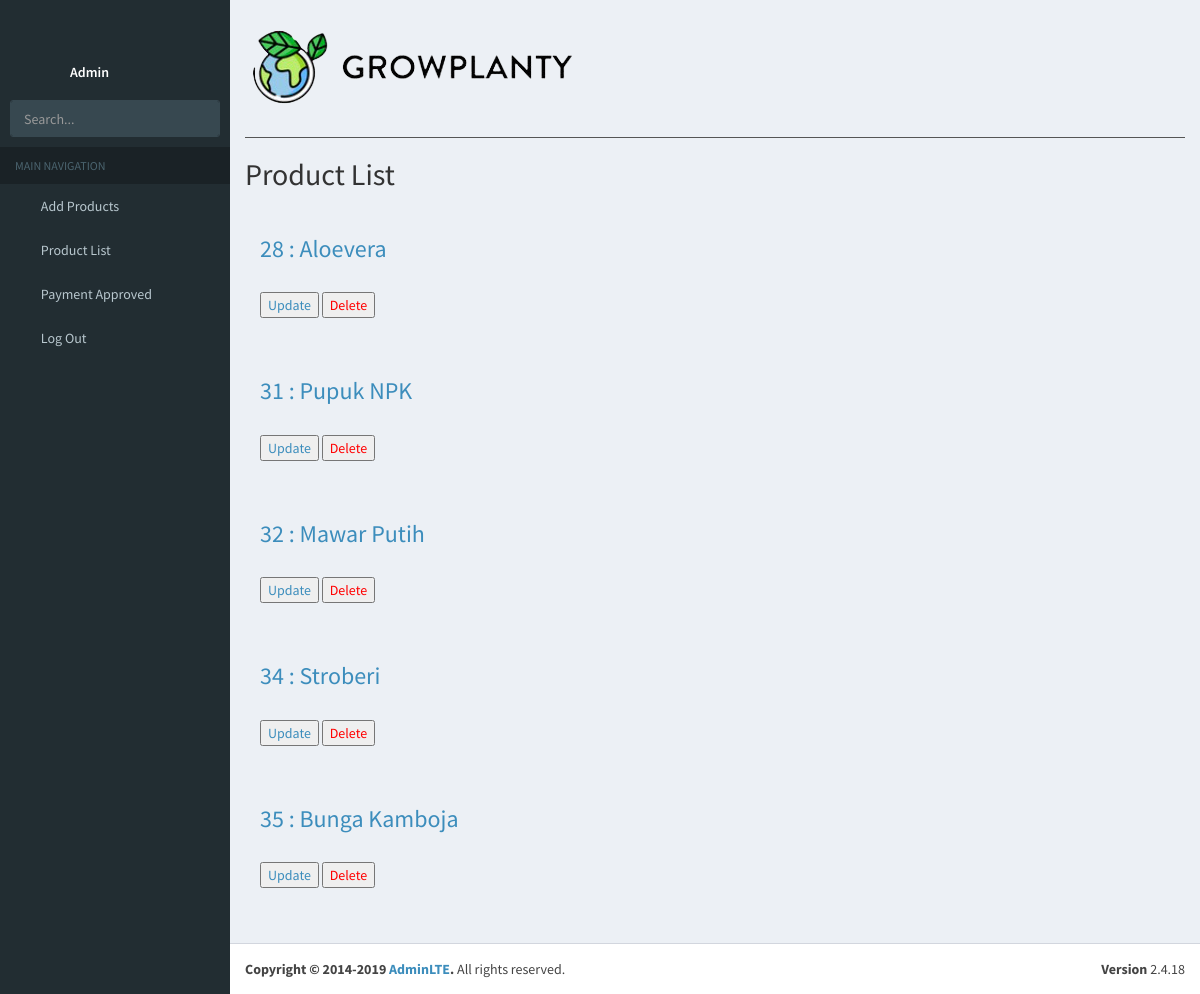
The page /admin/productshow.php (signed in) on the database its author committed.
### tables this page shows
CREATE TABLE `products` (
  `id` int(11) NOT NULL,
  `name` varchar(30) NOT NULL,
  `price` int(11) NOT NULL,
  `picture` varchar(30) NOT NULL,
  `description` mediumtext NOT NULL,
  `category_id` int(11) NOT NULL,
  `created` timestamp NOT NULL DEFAULT current_timestamp(),
  `updated` timestamp NOT NULL DEFAULT current_timestamp()
);

### admin/productshow.php (the view, shortened to what this page needs)
<!DOCTYPE html>
<html>
    <?php
        include('adminpartials/head.php');
    ?>
<body class="hold-transition skin-blue sidebar-mini">
<div class="wrapper">
    <?php
        include('adminpartials/aside.php');
    ?>
  <div class="content-wrapper">
    <section class="content-header">
      <div>
        <a href="productshow.php" class="logo">
            <img src="../images/icons/growplanty.png" alt="IMG-LOGO">
          </a>
      </div>
      <hr>
      <h2>Product List</h2>
    <section class="content">
        <div class="row">
            <div class ="col-sm-3">
              <?php
              include('../partials/connect.php');
              $sql="select * from products";
              $results=$connect->query($sql);
              while($final=$results->fetch_assoc()){ ?>
                <a href="proshow.php?pro_id=<?php echo $final['id']?>">
                <h3> <?php echo $final['id'] ?> : <?php echo $final['name']?></h3><br>
                </a>
                <a href="proupdate.php?up_id=<?php echo $final['id'] ?>">
                <button>Update</button>
                </a>
                <a href="prodelete.php?del_id=<?php echo $final['id'] ?>">
                <button style="color:red">Delete</button>
                </a><br><br><br>
              <?php }
              ?>
            </div>
            <div class="col-sm-3">
            </div>
        </div>
    </section>
  </div>
  <?php
    include('adminpartials/footer.php');
    ?>
</body>
</html>

### admin/adminpartials/head.php (shortened to what this page needs)
<head>
  <link rel="stylesheet" href="bower_components/bootstrap/dist/css/bootstrap.min.css">
  <link rel="stylesheet" href="bower_components/font-awesome/css/font-awesome.min.css">
  <link rel="stylesheet" href="bower_components/Ionicons/css/ionicons.min.css">
  <link rel="stylesheet" href="dist/css/AdminLTE.min.css">
  <link rel="stylesheet" href="dist/css/skins/_all-skins.min.css">
  <link rel="stylesheet" href="bower_components/morris.js/morris.css">
  <link rel="stylesheet" href="bower_components/jvectormap/jquery-jvectormap.css">
  <link rel="stylesheet" href="bower_components/bootstrap-datepicker/dist/css/bootstrap-datepicker.min.css">
  <link rel="stylesheet" href="bower_components/bootstrap-daterangepicker/daterangepicker.css">
  <link rel="stylesheet" href="plugins/bootstrap-wysihtml5/bootstrap3-wysihtml5.min.css">
</head>

### admin/adminpartials/aside.php (shortened to what this page needs)
<aside class="main-sidebar">
    <section class="sidebar">
      <div class="user-panel">
        <div class="pull-left info">
          <p>Admin</p>
          <a href="#"><i class="fa fa-circle text-success"></i> Online</a>
        </div>
      </div>
      <form action="#" method="get" class="sidebar-form">
        <div class="input-group">
          <input type="text" name="q" class="form-control" placeholder="Search...">
          <span class="input-group-btn">
                <button type="submit" name="search" id="search-btn" class="btn btn-flat"><i class="fa fa-search"></i>
                </button>
              </span>
        </div>
      </form>
      <ul class="sidebar-menu" data-widget="tree">
        <li class="header">MAIN NAVIGATION</li>
        <li>
          <a href="products.php">
            <i class="fa fa-th"></i> <span>Add Products</span>
          </a>
        </li>
        <li>
          <a href="productshow.php">
            <i class="fa fa-th"></i> <span>Product List</span>
          </a>
        </li>
        <li>
          <a href="receipt.php">
            <i class="fa fa-th"></i> <span>Payment Approved</span>
          </a>
        </li>
        <li>
          <a href="adminpartials/logout.php">
            <i class="fa fa-th"></i> <span>Log Out</span>
          </a>
        </li>
</ul>
    </section>
  </aside>

### admin/adminpartials/footer.php (shortened to what this page needs)
<footer class="main-footer">
    <div class="pull-right hidden-xs">
      <b>Version</b> 2.4.18
    </div>
    <strong>Copyright &copy; 2014-2019 <a href="https://adminlte.io">AdminLTE</a>.</strong> All rights
    reserved.
  </footer>
</div>

### rows shown on the page
products: id "28", name "Aloevera"
products: id "31", name "Pupuk NPK"
products: id "32", name "Mawar Putih"
products: id "34", name "Stroberi"
products: id "35", name "Bunga Kamboja"
